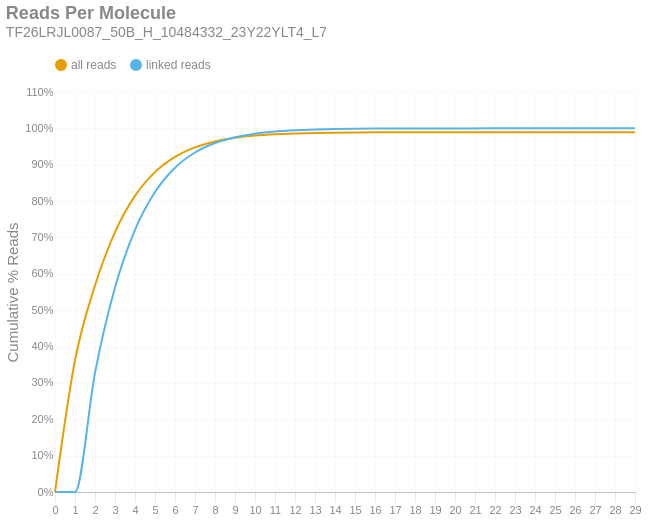

Notebook cell for this chart:
### Markdown cell above
### Reads per Molecule
This chart shows the cumulative distribution of the number of reads per linked molecule. That is, how many alignments are associated with a unique molecule. This excludes the number of reads associated with invalid or absent linked-read barcodes. The `linked` histogram is the percentages recalculated when disregarding singletons.

### Code cell
if SKIPLR:
    print_html(f"Skipped")
else:
    counts = np.bincount(valids['reads'].cast(pl.Int64).to_numpy())
    weighted = counts * np.arange(len(counts))
    all_perc = weighted / n_reads
    linked_perc = weighted / n_linked_reads
    linked_perc[1] = 0
    binned_df = pl.DataFrame({
        'readsper': list(range(len(counts))),
        'all reads (cumsum)': np.cumsum(all_perc).tolist(),
        'linked reads (cumsum)': np.cumsum(linked_perc).tolist(),
    })

    with SafeRender(binned_df):
        (
            density_plot(binned_df, 'Reads Per Molecule', samplename, 'readspmol')
            .encode(
                x=alt.X('readsper:O', title=None).axis(labelAngle=0).scale(padding=0),
                y=alt.Y('value:Q', title='Cumulative % Reads').axis(format='%').stack(False),
                color=alt.Color("key:N").scale(domain=["all reads", "linked reads"]),
                tooltip=[
                    alt.Tooltip("key:N", title="Data Type"),
                    alt.Tooltip("readsper:O", title="Reads Per Molecule"),
                    alt.Tooltip("value:Q", format=".2%", title="% Reads (Cum.)")
                ]            
            )
        ).display()

### Figure 1 — Vega-Lite specification as saved in the notebook (floating-point values rounded to 4 significant figures)
{"width": "container", "height": 400, "config": {"title": {"anchor": "start", "dy": -15, "fontSize": 18, "color": "#888888", "subtitleColor": "#888888", "subtitleFontSize": 14}, "arc": {"fill": "#0072B2"}, "axis": {"domainColor": "#888888", "domainWidth": 0.5, "gridWidth": 0.2, "grid": false, "titleFontWeight": 400, "titleFontSize": 15, "labelFontSize": 11, "labelColor": "#888888", "tickColor": "#888888", "tickWidth": 0.2, "titleColor": "#888888"}, "axisBand": {"grid": false}, "axisX": {"grid": true, "tickSize": 10, "domainCap": "round"}, "axisY": {"domain": false, "grid": true, "tickSize": 0, "domainCap": "round"}, "background": "transparent", "header": {"labelFontSize": 15, "labelColor": "#888888", "titleFontSize": 15, "titleFontWeight": 600, "titleColor": "#888888"}, "legend": {"labelFont": "sans-serif", "labelFontSize": 12, "labelColor": "#888888", "symbolSize": 100, "symbolType": "circle", "titleFontSize": 12, "titlePadding": 10, "titleColor": "#888888", "title": null, "orient": "top"}, "range": {"category": ["#E69F00", "#56B4E9", "#009E73", "#F0E442", "#0072B2", "#D55E00", "#CC79A7", "#000000"], "diverging": ["#cfe8f3", "#a2d4ec", "#73bfe2", "#46abdb", "#1696d2", "#12719e"]}, "area": {"fill": "#0072B2", "fillOpacity": 0.7, "line": true, "strokeOpacity": 0.7}, "line": {"color": "#0072B2", "stroke": "#0072B2", "strokeWidth": 2}, "trail": {"color": "#0072B2", "stroke": "#0072B2", "strokeWidth": 0, "size": 1}, "point": {"filled": true, "fillOpacity": 1.0, "size": 95}, "text": {"color": "#888888", "fontSize": 11, "align": "right", "fontWeight": 400, "size": 11}, "bar": {"fill": "#0072B2", "stroke": null}, "view": {"stroke": null, "continuousWidth": 660, "continuousHeight": 400}}, "data": {"name": "data-9f83acdb96faaaf80899b7f40ae47431"}, "mark": {"type": "line", "interpolate": "monotone", "point": {"opacity": 0, "size": 275}}, "encoding": {"color": {"field": "key", "scale": {"domain": ["all reads", "linked reads"]}, "type": "nominal"}, "tooltip": [{"field": "key", "title": "Data Type", "type": "nominal"}, {"field": "readsper", "title": "Reads Per Molecule", "type": "ordinal"}, {"field": "value", "format": ".2%", "title": "% Reads (Cum.)", "type": "quantitative"}], "x": {"axis": {"labelAngle": 0}, "field": "readsper", "scale": {"padding": 0}, "title": null, "type": "ordinal"}, "y": {"axis": {"format": "%"}, "field": "value", "stack": false, "title": "Cumulative % Reads", "type": "quantitative"}}, "params": [{"name": "param_c36ac31b6afebe62", "select": {"type": "point", "fields": ["key"]}, "bind": "legend"}], "title": {"text": "Reads Per Molecule", "subtitle": "TF26LRJL0087_50B_H_10484332_23Y22YLT4_L7"}, "transform": [{"fold": ["all reads (cumsum)", "linked reads (cumsum)"]}, {"calculate": "replace(datum.key, ' (cumsum)', '')", "as": "key"}, {"filter": {"param": "param_c36ac31b6afebe62"}}], "usermeta": {"embedOptions": {"downloadFileName": "TF26LRJL0087_50B_H_10484332_23Y22YLT4_L7.readspmol"}}, "$schema": "https://vega.github.io/schema/vega-lite/v6.4.1.json", "datasets": {"data-9f83acdb96faaaf80899b7f40ae47431": [{"readsper": 0, "all reads (cumsum)": 0.0, "linked reads (cumsum)": 0.0}, {"readsper": 1, "all reads (cumsum)": 0.3622, "linked reads (cumsum)": 0.0}, {"readsper": 2, "all reads (cumsum)": 0.5677, "linked reads (cumsum)": 0.3277}, {"readsper": 3, "all reads (cumsum)": 0.7148, "linked reads (cumsum)": 0.5622}, {"readsper": 4, "all reads (cumsum)": 0.8145, "linked reads (cumsum)": 0.7211}, {"readsper": 5, "all reads (cumsum)": 0.8796, "linked reads (cumsum)": 0.825}, {"readsper": 6, "all reads (cumsum)": 0.9215, "linked reads (cumsum)": 0.8918}, {"readsper": 7, "all reads (cumsum)": 0.9477, "linked reads (cumsum)": 0.9336}, {"readsper": 8, "all reads (cumsum)": 0.9641, "linked reads (cumsum)": 0.9597}, {"readsper": 9, "all reads (cumsum)": 0.9741, "linked reads (cumsum)": 0.9757}, {"readsper": 10, "all reads (cumsum)": 0.9802, "linked reads (cumsum)": 0.9855}, {"readsper": 11, "all reads (cumsum)": 0.984, "linked reads (cumsum)": 0.9914}, {"readsper": 12, "all reads (cumsum)": 0.9861, "linked reads (cumsum)": 0.9948}, {"readsper": 13, "all reads (cumsum)": 0.9874, "linked reads (cumsum)": 0.9969}, {"readsper": 14, "all reads (cumsum)": 0.9883, "linked reads (cumsum)": 0.9982}, {"readsper": 15, "all reads (cumsum)": 0.9888, "linked reads (cumsum)": 0.999}, {"readsper": 16, "all reads (cumsum)": 0.989, "linked reads (cumsum)": 0.9994}, {"readsper": 17, "all reads (cumsum)": 0.9892, "linked reads (cumsum)": 0.9997}, {"readsper": 18, "all reads (cumsum)": 0.9893, "linked reads (cumsum)": 0.9998}, {"readsper": 19, "all reads (cumsum)": 0.9893, "linked reads (cumsum)": 0.9999}, {"readsper": 20, "all reads (cumsum)": 0.9893, "linked reads (cumsum)": 0.9999}, {"readsper": 21, "all reads (cumsum)": 0.9893, "linked reads (cumsum)": 1.0}, {"readsper": 22, "all reads (cumsum)": 0.9893, "linked reads (cumsum)": 1.0}, {"readsper": 23, "all reads (cumsum)": 0.9894, "linked reads (cumsum)": 1.0}, {"readsper": 24, "all reads (cumsum)": 0.9894, "linked reads (cumsum)": 1.0}, {"readsper": 25, "all reads (cumsum)": 0.9894, "linked reads (cumsum)": 1.0}, {"readsper": 26, "all reads (cumsum)": 0.9894, "linked reads (cumsum)": 1.0}, {"readsper": 27, "all reads (cumsum)": 0.9894, "linked reads (cumsum)": 1.0}, {"readsper": 28, "all reads (cumsum)": 0.9894, "linked reads (cumsum)": 1.0}, {"readsper": 29, "all reads (cumsum)": 0.9894, "linked reads (cumsum)": 1.0}]}}
